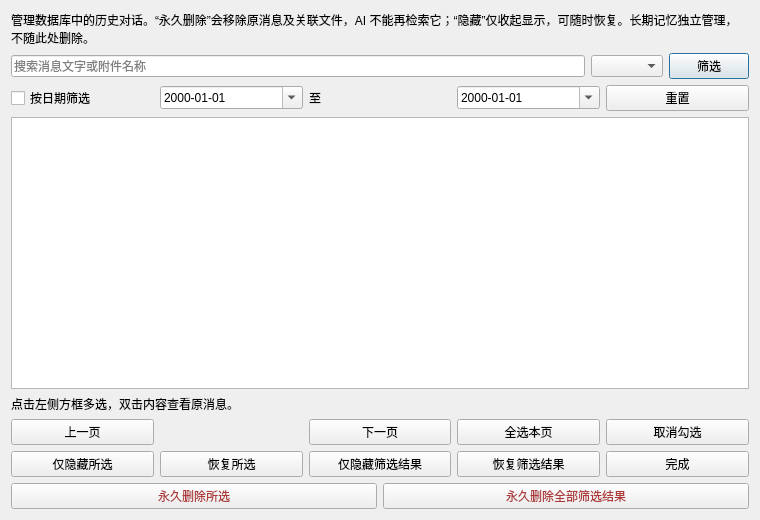
<?xml version="1.0" encoding="UTF-8"?>
<ui version="4.0">
 <class>HistoryDialog</class>
 <widget class="QDialog" name="HistoryDialog">
  <property name="windowTitle"><string>历史记录管理</string></property>
  <property name="minimumSize"><size><width>760</width><height>520</height></size></property>
  <layout class="QVBoxLayout" name="mainLayout">
   <item><widget class="QLabel" name="descriptionLabel">
    <property name="text"><string>管理数据库中的历史对话。“永久删除”会移除原消息及关联文件，AI 不能再检索它；“隐藏”仅收起显示，可随时恢复。长期记忆独立管理，不随此处删除。</string></property>
    <property name="wordWrap"><bool>true</bool></property>
   </widget></item>
   <item><layout class="QHBoxLayout" name="searchLayout">
    <item><widget class="QLineEdit" name="keywordEdit"><property name="placeholderText"><string>搜索消息文字或附件名称</string></property></widget></item>
    <item><widget class="QComboBox" name="stateCombo"/></item>
    <item><widget class="QPushButton" name="searchButton"><property name="text"><string>筛选</string></property></widget></item>
   </layout></item>
   <item><layout class="QHBoxLayout" name="dateLayout">
    <item><widget class="QCheckBox" name="dateCheck"><property name="text"><string>按日期筛选</string></property></widget></item>
    <item><widget class="QDateEdit" name="startDate"><property name="calendarPopup"><bool>true</bool></property><property name="displayFormat"><string>yyyy-MM-dd</string></property></widget></item>
    <item><widget class="QLabel" name="toLabel"><property name="text"><string>至</string></property></widget></item>
    <item><widget class="QDateEdit" name="endDate"><property name="calendarPopup"><bool>true</bool></property><property name="displayFormat"><string>yyyy-MM-dd</string></property></widget></item>
    <item><widget class="QPushButton" name="resetButton"><property name="text"><string>重置</string></property></widget></item>
   </layout></item>
   <item><widget class="QTableWidget" name="historyTable"/></item>
   <item><widget class="QLabel" name="selectionLabel"><property name="text"><string>点击左侧方框多选，双击内容查看原消息。</string></property><property name="wordWrap"><bool>true</bool></property></widget></item>
   <item><layout class="QHBoxLayout" name="pageLayout">
    <item><widget class="QPushButton" name="previousButton"><property name="text"><string>上一页</string></property></widget></item>
    <item><widget class="QLabel" name="pageLabel"/></item>
    <item><widget class="QPushButton" name="nextButton"><property name="text"><string>下一页</string></property></widget></item>
    <item><widget class="QPushButton" name="selectPageButton"><property name="text"><string>全选本页</string></property></widget></item>
    <item><widget class="QPushButton" name="clearSelectionButton"><property name="text"><string>取消勾选</string></property></widget></item>
   </layout></item>
   <item><layout class="QHBoxLayout" name="actionLayout">
    <item><widget class="QPushButton" name="hideSelectedButton"><property name="text"><string>仅隐藏所选</string></property></widget></item>
    <item><widget class="QPushButton" name="restoreSelectedButton"><property name="text"><string>恢复所选</string></property></widget></item>
    <item><widget class="QPushButton" name="hideFilteredButton"><property name="text"><string>仅隐藏筛选结果</string></property></widget></item>
    <item><widget class="QPushButton" name="restoreFilteredButton"><property name="text"><string>恢复筛选结果</string></property></widget></item>
    <item><widget class="QPushButton" name="closeButton"><property name="text"><string>完成</string></property></widget></item>
   </layout></item>
   <item><layout class="QHBoxLayout" name="deleteLayout">
    <item><widget class="QPushButton" name="deleteSelectedButton">
     <property name="text"><string>永久删除所选</string></property>
     <property name="styleSheet"><string>color: #ae3939;</string></property>
    </widget></item>
    <item><widget class="QPushButton" name="deleteFilteredButton">
     <property name="text"><string>永久删除全部筛选结果</string></property>
     <property name="styleSheet"><string>color: #ae3939;</string></property>
    </widget></item>
   </layout></item>
  </layout>
 </widget>
 <resources/>
 <connections/>
</ui>
